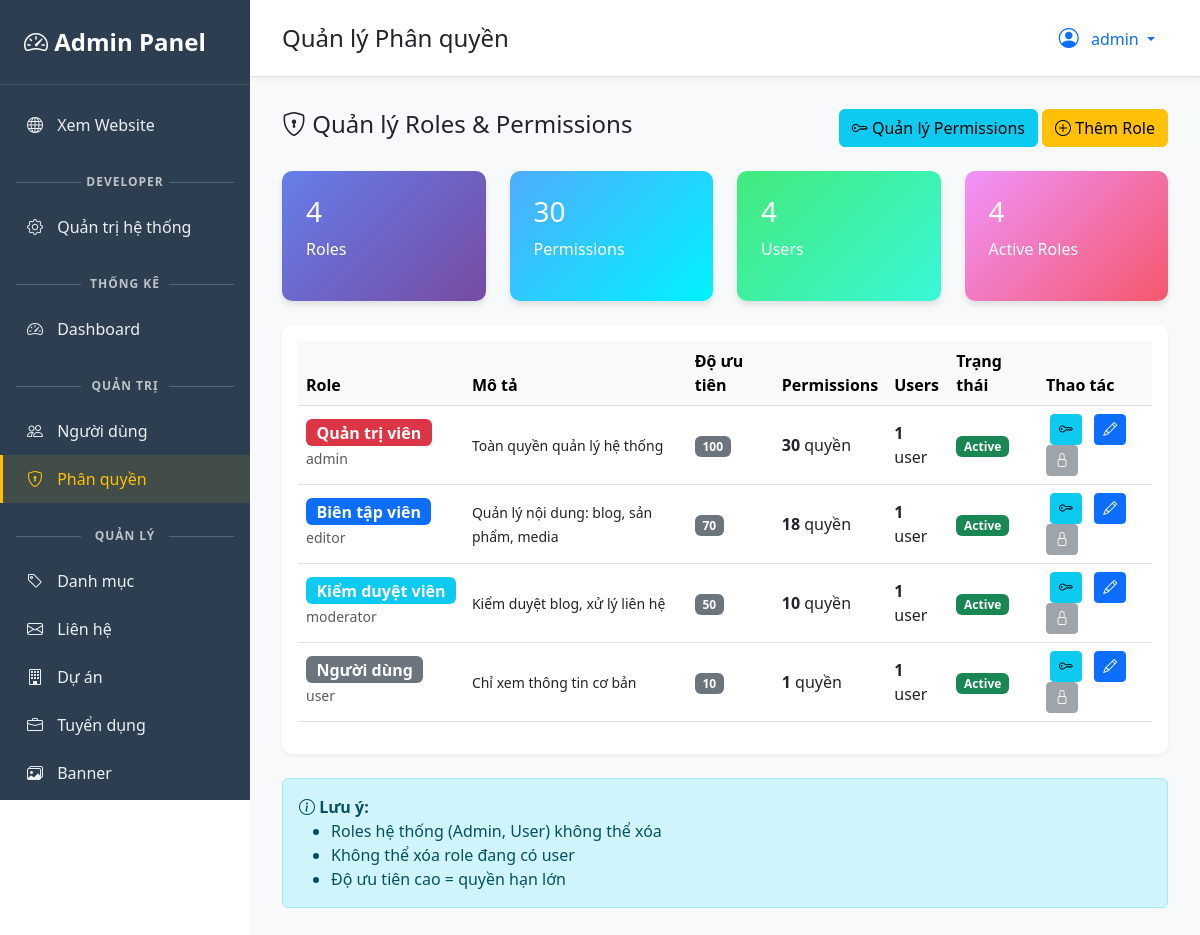
The page /admin/roles (signed in) on the database its author committed.
### app/models.py (models this page shows, shortened)
class User(db.Model, UserMixin):
    __tablename__ = 'users'
    id = db.Column(db.Integer, primary_key=True)
    username = db.Column(db.String(80), unique=True, nullable=False, index=True)
    email = db.Column(db.String(120), unique=True, nullable=False, index=True)
    password_hash = db.Column(db.String(255))
    role_id = db.Column(db.Integer, db.ForeignKey('roles.id'), default=None)
    is_active = db.Column(db.Boolean, default=True)
    created_at = db.Column(db.DateTime, default=datetime.utcnow)
    updated_at = db.Column(db.DateTime, default=datetime.utcnow, onupdate=datetime.utcnow)
    blogs = db.relationship('Blog', backref='author_obj', lazy='dynamic')
    def has_permission(self, permission_name):
        if not self.role_obj or not self.is_active:
            return False
        return self.role_obj.has_permission(permission_name)
    def has_any_permission(self, *permission_names):
        return any(self.has_permission(perm) for perm in permission_names)

### app/models_rbac.py (models this page shows, shortened)
class Role(db.Model):
    __tablename__ = 'roles'
    id = db.Column(db.Integer, primary_key=True)
    name = db.Column(db.String(50), unique=True, nullable=False, index=True)
    display_name = db.Column(db.String(100), nullable=False)
    description = db.Column(db.Text)
    priority = db.Column(db.Integer, default=0)  # Cao = quyền lớn
    color = db.Column(db.String(20), default='secondary')  # Bootstrap colors
    is_active = db.Column(db.Boolean, default=True)
    created_at = db.Column(db.DateTime, default=datetime.utcnow)
    updated_at = db.Column(db.DateTime, default=datetime.utcnow, onupdate=datetime.utcnow)
    users = db.relationship('User', backref='role_obj', lazy='dynamic')
    permissions = db.relationship('Permission',
                                  secondary=role_permissions,
                                  backref=db.backref('roles', lazy='dynamic'),
                                  lazy='dynamic')
    def has_permission(self, permission_name):
        return self.permissions.filter_by(name=permission_name, is_active=True).first() is not None
    @property
    def user_count(self):
        return self.users.filter_by(is_active=True).count()

### app/admin/routes.py (the view)
@admin_bp.route('/roles')
@permission_required('manage_roles')  # ✅ Quản lý phân quyền
def roles():
    roles = Role.query.order_by(Role.priority.desc()).all()
    stats = {
        'total_roles': Role.query.count(),
        'total_permissions': Permission.query.count(),
        'total_users': User.query.count(),
        'active_roles': Role.query.filter_by(is_active=True).count()
    }
    return render_template('admin/roles.html', roles=roles, stats=stats)

### app/models.py (called while the page is built)
@login_manager.user_loader
def load_user(user_id):
    return User.query.get(int(user_id))

def get_setting(key, default=None):
    setting = Settings.query.filter_by(key=key).first()
    return setting.value if setting else default

### app/templates/admin/roles.html
{% extends "admin/admin_base.html" %}
{% block page_title %}Quản lý Phân quyền{% endblock %}
{% block content %}
<div class="d-flex justify-content-between align-items-center mb-4">
    <h4><i class="bi bi-shield-lock"></i> Quản lý Roles & Permissions</h4>
    <div>
        <a href="{{ url_for('admin.permissions') }}" class="btn btn-info">
            <i class="bi bi-key"></i> Quản lý Permissions
        </a>
        <a href="{{ url_for('admin.add_role') }}" class="btn btn-warning">
            <i class="bi bi-plus-circle"></i> Thêm Role
        </a>
    </div>
</div>
<div class="row mb-4">
    <div class="col-md-3">
        <div class="stat-card">
            <h3>{{ stats.total_roles }}</h3>
            <p>Roles</p>
        </div>
    </div>
    <div class="col-md-3">
        <div class="stat-card success">
            <h3>{{ stats.total_permissions }}</h3>
            <p>Permissions</p>
        </div>
    </div>
    <div class="col-md-3">
        <div class="stat-card info">
            <h3>{{ stats.total_users }}</h3>
            <p>Users</p>
        </div>
    </div>
    <div class="col-md-3">
        <div class="stat-card warning">
            <h3>{{ stats.active_roles }}</h3>
            <p>Active Roles</p>
        </div>
    </div>
</div>
<div class="card">
    <div class="card-body">
        <div class="table-responsive">
            <table class="table table-hover align-middle">
                <thead class="table-light">
                    <tr>
                        <th>Role</th>
                        <th>Mô tả</th>
                        <th>Độ ưu tiên</th>
                        <th>Permissions</th>
                        <th>Users</th>
                        <th>Trạng thái</th>
                        <th>Thao tác</th>
                    </tr>
                </thead>
                <tbody>
                    {% for role in roles %}
                    <tr>
                        <td>
                            <span class="badge bg-{{ role.color }} fs-6">
                                {{ role.display_name }}
                            </span>
                            <br>
                            <small class="text-muted">{{ role.name }}</small>
                        </td>
                        <td>
                            <small>{{ role.description }}</small>
                        </td>
                        <td>
                            <span class="badge bg-secondary">{{ role.priority }}</span>
                        </td>
                        <td>
                            <strong>{{ role.permissions.count() }}</strong> quyền
                        </td>
                        <td>
                            <strong>{{ role.user_count }}</strong> user
                        </td>
                        <td>
                            {% if role.is_active %}
                            <span class="badge bg-success">Active</span>
                            {% else %}
                            <span class="badge bg-secondary">Inactive</span>
                            {% endif %}
                        </td>
                        <td class="table-actions">
                            <a href="{{ url_for('admin.edit_role_permissions', id=role.id) }}"
                               class="btn btn-sm btn-info"
                               title="Sửa quyền">
                                <i class="bi bi-key"></i>
                            </a>
                            <a href="{{ url_for('admin.edit_role', id=role.id) }}"
                               class="btn btn-sm btn-primary"
                               title="Sửa">
                                <i class="bi bi-pencil"></i>
                            </a>
                            {% if role.name not in ['admin', 'user'] and role.user_count == 0 %}
                            <a href="{{ url_for('admin.delete_role', id=role.id) }}"
                               class="btn btn-sm btn-danger"
                               data-confirm="Bạn có chắc muốn xóa role này?"
                               title="Xóa">
                                <i class="bi bi-trash"></i>
                            </a>
                            {% else %}
                            <button class="btn btn-sm btn-secondary" disabled title="Không thể xóa">
                                <i class="bi bi-lock"></i>
                            </button>
                            {% endif %}
                        </td>
                    </tr>
                    {% endfor %}
                </tbody>
            </table>
        </div>
    </div>
</div>
<div class="alert alert-info mt-4">
    <i class="bi bi-info-circle"></i>
    <strong>Lưu ý:</strong>
    <ul class="mb-0">
        <li>Roles hệ thống (Admin, User) không thể xóa</li>
        <li>Không thể xóa role đang có user</li>
        <li>Độ ưu tiên cao = quyền hạn lớn</li>
    </ul>
</div>
{% endblock %}

### app/templates/admin/admin_base.html (shortened to what this page needs)
<!DOCTYPE html>
<html lang="vi">
<head>
    <link href="https://cdn.jsdelivr.net/npm/bootstrap@5.3.0/dist/css/bootstrap.min.css" rel="stylesheet">
    <link rel="stylesheet" href="https://cdn.jsdelivr.net/npm/bootstrap-icons@1.11.1/font/bootstrap-icons.css">
</head>
<body>
    <div class="sidebar">
        <div class="sidebar-brand " style="color: #fff;">
            <i class="bi bi-speedometer2"></i> Admin Panel
        </div>
        <ul class="sidebar-nav nav flex-column">
            <li class="nav-item">
                <a class="nav-link" href="{{ url_for('main.index') }}" target="_blank">
                    <i class="bi bi-globe"></i> Xem Website
                </a>
            </li>
                {% if current_user.has_permission('manage_settings') %}
            <div class="sidebar-section-title"> Developer </div>
                    <li class="nav-item">
                        <a class="nav-link" href="{{ url_for('admin.settings') }}">
                            <i class="bi bi-gear"></i> Quản trị hệ thống
                        </a>
                    </li>
                {% endif %}
            <li class="nav-item">
                {% if current_user.has_any_permission('manage_users', 'manage_products', 'manage_categories') %}
                <div class="sidebar-section-title">Thống kê</div>
                <a class="nav-link {% if request.endpoint == 'admin.dashboard' %}active{% endif %}"
                   href="{{ url_for('admin.dashboard') }}">
                    <i class="bi bi-speedometer2"></i> Dashboard
                </a>
                {% else %}
                <a class="nav-link {% if request.endpoint == 'admin.welcome' %}active{% endif %}"
                   href="{{ url_for('admin.welcome') }}">
                    <i class="bi bi-house-heart"></i> Trang chủ
                </a>
                {% endif %}
            </li>
            {% if current_user.has_any_permission('manage_users', 'view_users', 'manage_roles') %}
            <div class="sidebar-section-title">Quản trị</div>
            {% if current_user.has_any_permission('manage_users', 'view_users') %}
            <li class="nav-item">
                <a class="nav-link {% if 'users' in request.endpoint %}active{% endif %}"
                   href="{{ url_for('admin.users') }}">
                    <i class="bi bi-people"></i> Người dùng
                </a>
            </li>
            {% endif %}
            {% if current_user.has_permission('manage_roles') %}
            <li class="nav-item">
                <a class="nav-link {% if 'roles' in request.endpoint or 'permissions' in request.endpoint %}active{% endif %}"
                   href="{{ url_for('admin.roles') }}">
                    <i class="bi bi-shield-lock"></i> Phân quyền
                </a>
            </li>
            {% endif %}
            {% endif %}
            {% if current_user.has_any_permission('manage_categories', 'manage_projects', 'manage_jobs', 'view_projects', 'view_jobs', 'view_contacts', 'manage_contacts', 'manage_banners', 'manage_faqs') %}
            <div class="sidebar-section-title">Quản lý</div>
            {% if current_user.has_permission('manage_categories') %}
            <li class="nav-item">
                <a class="nav-link {% if 'categories' in request.endpoint %}active{% endif %}"
                   href="{{ url_for('admin.categories') }}">
                    <i class="bi bi-tag"></i> Danh mục
                </a>
            </li>
            {% endif %}
            {% if current_user.has_any_permission('view_contacts', 'manage_contacts') %}
            <li class="nav-item">
                <a class="nav-link {% if 'contacts' in request.endpoint %}active{% endif %}"
                   href="{{ url_for('admin.contacts') }}">
                    <i class="bi bi-envelope"></i> Liên hệ
                </a>
            </li>
            {% endif %}
            {% if current_user.has_any_permission('manage_projects', 'view_projects') %}
            <li class="nav-item">
                <a class="nav-link {% if 'projects' in request.endpoint %}active{% endif %}"
                   href="{{ url_for('admin.projects') }}">
                    <i class="bi bi-building"></i> Dự án
                </a>
            </li>
            {% endif %}
            {% if current_user.has_any_permission('manage_jobs', 'view_jobs') %}
            <li class="nav-item">
                <a class="nav-link {% if 'jobs' in request.endpoint %}active{% endif %}"
                   href="{{ url_for('admin.jobs') }}">
                    <i class="bi bi-briefcase"></i> Tuyển dụng
                </a>
            </li>
            {% endif %}
            {% if current_user.has_permission('manage_banners') %}
            <li class="nav-item">
                <a class="nav-link {% if 'banners' in request.endpoint %}active{% endif %}"
                   href="{{ url_for('admin.banners') }}">
                    <i class="bi bi-images"></i> Banner
                </a>
            </li>
            {% endif %}
            {% if current_user.has_permission('manage_faqs') %}
            <li class="nav-item">
                <a class="nav-link {% if 'faqs' in request.endpoint %}active{% endif %}"
                   href="{{ url_for('admin.faqs') }}">
                </a>
            </li>
            {% endif %}
            {% endif %}
        </ul>
    </div>
    <div class="main-content">
        <div class="top-bar d-flex justify-content-between align-items-center">
            <div>
                <h4 class="mb-0 d-inline">{% block page_title %}Dashboard{% endblock %}</h4>
            </div>
            <div class="dropdown">
                <button class="btn btn-link dropdown-toggle text-decoration-none"
                        type="button" data-bs-toggle="dropdown">
                    <i class="bi bi-person-circle fs-5"></i>
                    <span class="ms-2">{{ current_user.username }}</span>
                </button>
            </div>
        </div>
        <div class="content-wrapper">
            {% block content %}{% endblock %}
        </div>
    </div>
</body>
</html>

### app/templates/admin/admin_base.html (style rules this page uses)
:root { --sidebar-width: 250px; --primary-color: #FFC107; }
body { font-family: 'Segoe UI', Tahoma, Geneva, Verdana, sans-serif; }
.sidebar { position: fixed; top: 0; left: 0; height: 100vh; width: var(--sidebar-width); background: #2c3e50; color: #ecf0f1; overflow-y: auto; transition: all 0.3s; z-index: 1000; }
.sidebar-brand { padding: 1.5rem; font-size: 1.5rem; font-weight: bold; color: var(--primary-color); border-bottom: 1px solid rgba(255,255,255,0.1); }
.sidebar-nav { padding: 1rem 0; }
.sidebar-nav .nav-link { color: #ecf0f1; padding: 0.75rem 1.5rem; transition: all 0.3s; border-left: 3px solid transparent; }
.sidebar-nav .nav-link:hover, .sidebar-nav .nav-link.active { background: rgba(255,193,7,0.1); border-left-color: var(--primary-color); color: var(--primary-color); }
.sidebar-nav .nav-link i { width: 20px; margin-right: 10px; }
.sidebar-section-title { position: relative; text-align: center; margin: 1.5rem 1rem 0.75rem; font-size: 0.75rem; font-weight: 700; color: #bdc3c7; text-transform: uppercase; letter-spacing: 1px; }
.sidebar-section-title::before, .sidebar-section-title::after { content: ""; position: absolute; top: 50%; width: 30%; height: 1px; background: rgba(255, 255, 255, 0.2); }
.sidebar-section-title::before { left: 0; }
.sidebar-section-title::after { right: 0; }
.main-content { margin-left: var(--sidebar-width); min-height: 100vh; background: #f8f9fa; }
.top-bar { background: #fff; padding: 1rem 2rem; border-bottom: 1px solid #dee2e6; box-shadow: 0 2px 4px rgba(0,0,0,0.05); }
.content-wrapper { padding: 2rem; }
.stat-card { background: linear-gradient(135deg, #667eea 0%, #764ba2 100%); color: #fff; border-radius: 10px; padding: 1.5rem; box-shadow: 0 4px 6px rgba(0,0,0,0.1); transition: transform 0.3s; }
.stat-card.warning { background: linear-gradient(135deg, #f093fb 0%, #f5576c 100%); }
.stat-card.success { background: linear-gradient(135deg, #4facfe 0%, #00f2fe 100%); }
.stat-card.info { background: linear-gradient(135deg, #43e97b 0%, #38f9d7 100%); }
.card { border: none; box-shadow: 0 2px 4px rgba(0,0,0,0.05); border-radius: 10px; }
.table-actions a { margin: 0 0.25rem; }

### rows shown on the page
User: username "admin"
Role: display_name "Quản trị viên", name "admin", description "Toàn quyền quản lý hệ thống", priority "100", permissions.count "30", user_count "1", is_active "Active"
Role: display_name "Biên tập viên", name "editor", description "Quản lý nội dung: blog, sản phẩm, media", priority "70", permissions.count "18", user_count "1", shows "Active"
Role: display_name "Kiểm duyệt viên", name "moderator", description "Kiểm duyệt blog, xử lý liên hệ", priority "50", permissions.count "10", user_count "1", shows "Active"
Role: display_name "Người dùng", name "user", description "Chỉ xem thông tin cơ bản", priority "10", permissions.count "1", user_count "1", shows "Active"

### other values the page prints
{{ stats.total_roles }} "4"
{{ stats.total_permissions }} "30"
{{ stats.total_users }} "4"
{{ stats.active_roles }} "4"
